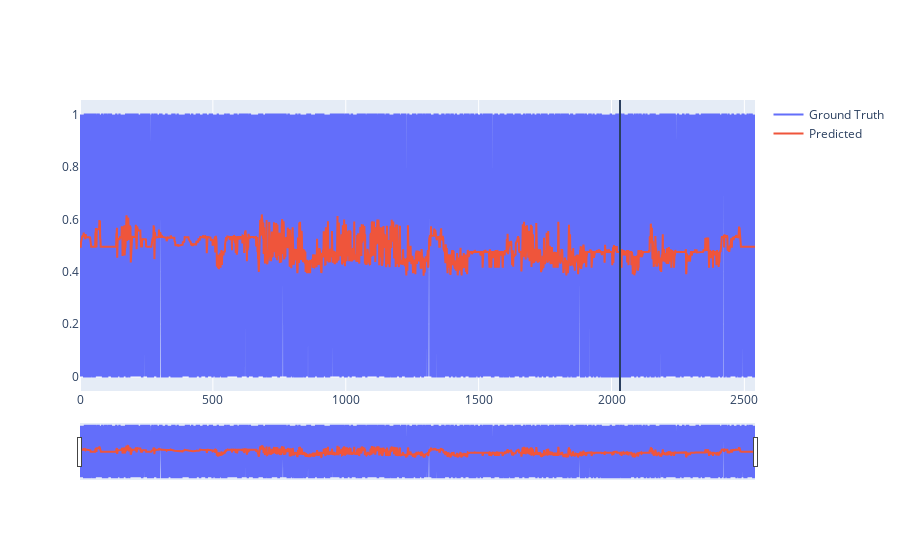

Notebook code cell kept with this figure:
### Code cell
import plotly#设置用户名和API-Key

import plotly.graph_objects as go
import chart_studio as py
py.tools.set_credentials_file(username='SamuelWang', api_key='cfCiFSl7ITkYjno90onX')
lstm.eval()
lstm.to(torch.device('cpu'))
with torch.no_grad():
    dataY_pred = lstm(dataX)

dataY_pred = dataY_pred.data.numpy()
dataY_truth = dataY.data.numpy()

dataY_pred = y_scaler.inverse_transform(dataY_pred)
dataY_truth = y_scaler.inverse_transform(dataY_truth)


fig = go.Figure(go.Scatter(y=dataY_truth.flatten(),name='Ground Truth'))
fig.add_trace(go.Scatter(y=dataY_pred.flatten(),name='Predicted'))

fig.update_layout(
    shapes = [dict(
        x0=len(x_train), x1=len(x_train), y0=0, y1=1, xref='x', yref='paper',
        line_width=2)], #在图上划分训练集和测试集
    xaxis_rangeslider_visible=True,
)
fig.show()
py.plotly.iplot(fig, filename="stock-result")

### Figure 1 — Plotly figure (JSON) as saved in the notebook; plotly's stock layout.template omitted (floating-point values rounded to 4 significant figures; data arrays with more than 128 entries replaced by an {"elided": "..."} marker saying what was removed)
{"data": [{"name": "Ground Truth", "type": "scatter", "y": {"elided": "2541 int values"}}, {"name": "Predicted", "type": "scatter", "y": {"elided": "2541 float values"}}], "layout": {"shapes": [{"line": {"width": 2}, "x0": 2032, "x1": 2032, "xref": "x", "y0": 0, "y1": 1, "yref": "paper"}], "xaxis": {"rangeslider": {"visible": true}}}}
